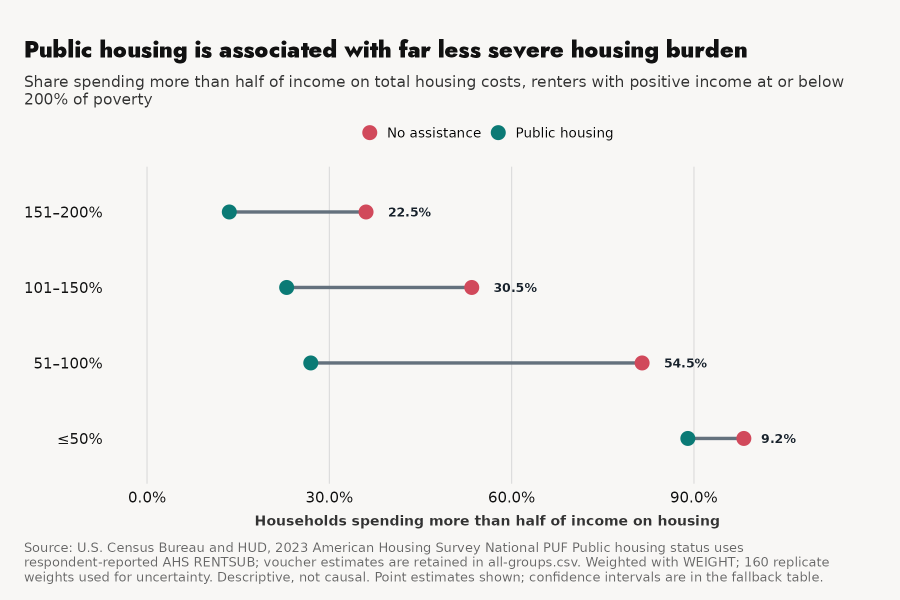
#> input picture analyses/ahs-2023-severe-rent-burden-by-assistance/figure.png, 1800 x 1200 px (shown at 1/2 size)
$ python map_holes.py ../analyses/ahs-2023-severe-rent-burden-by-assistance/figure.png
#> lines starting #> are read from the running program, lines starting #| are printed output that depends on the picture; after the words box and inside, x2 and y2 are one past the last pixel; in counts of white or black regions, pixels touching at a corner belong together
"""Map-only enclosed-white metric for choropleth QA.

Usage: uv run python scripts/map_holes.py path/to/figure.png [more.png ...]

Method:
1. Find large colored components (states are big blobs; text is small).
2. Union bbox = map region (legend excluded by area filter).
3. Flood-fill white from region border; unreachable white = holes INSIDE the map.
4. Report hole px + biggest components with centroids (water check).

Interpretation (calibrated 2026-08-04 against the UT/CO/WY/KS/TX/TN glitch):
- BROKEN geometry (per-feature simplification): ~60,000 enclosed px at
  2200px-wide render, with components in the 1,000-50,000 px range =
  state-sized tears. FAIL.
- CLEAN geometry (mapshaper topology-preserving): ~9,700 px at full render
  / ~600 px at explorer viewport, largest component < 300 px =
  antialiasing seams + legitimate water (Great Salt Lake). PASS.
Rule of thumb: largest single component > 1,000 px at full render means a
structural hole — do not commit the geometry.

Requires: numpy, Pillow, scipy (project venv has all three).
"""

import sys
from collections import deque

import numpy as np
from PIL import Image
from scipy import ndimage


def measure(path: str) -> int:
    img = Image.open(path).convert("RGB")
#> img is the input picture: PIL image 1800x1200 RGB; mean R, G, B 240.5, 239.5, 237.7
    a = np.array(img).astype(int)
    r, g, b = a[:, :, 0], a[:, :, 1], a[:, :, 2]
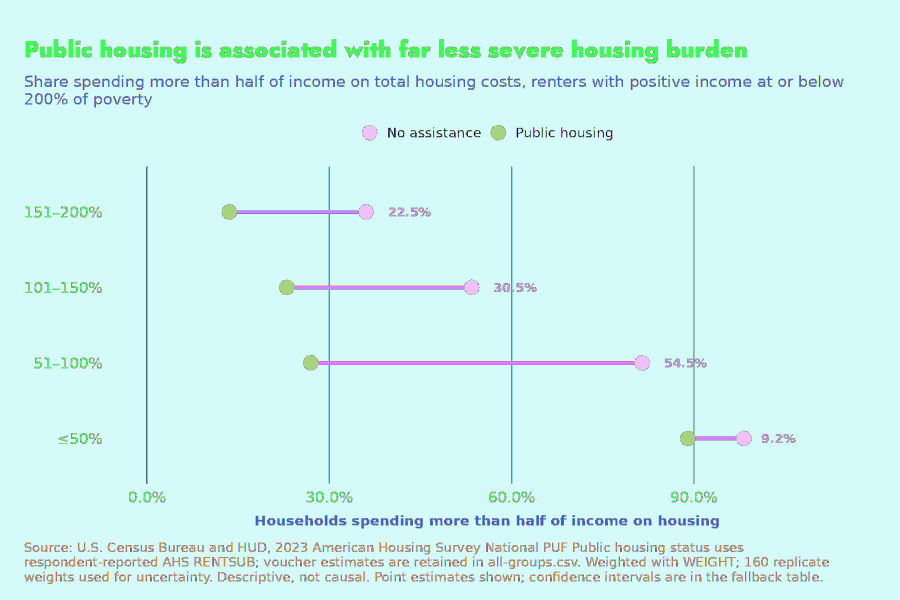
#> r: shape (1200, 1800) int64 (shown at 1/2 size); 245 distinct labels, from 0 to 248; one colour per label, 0 black
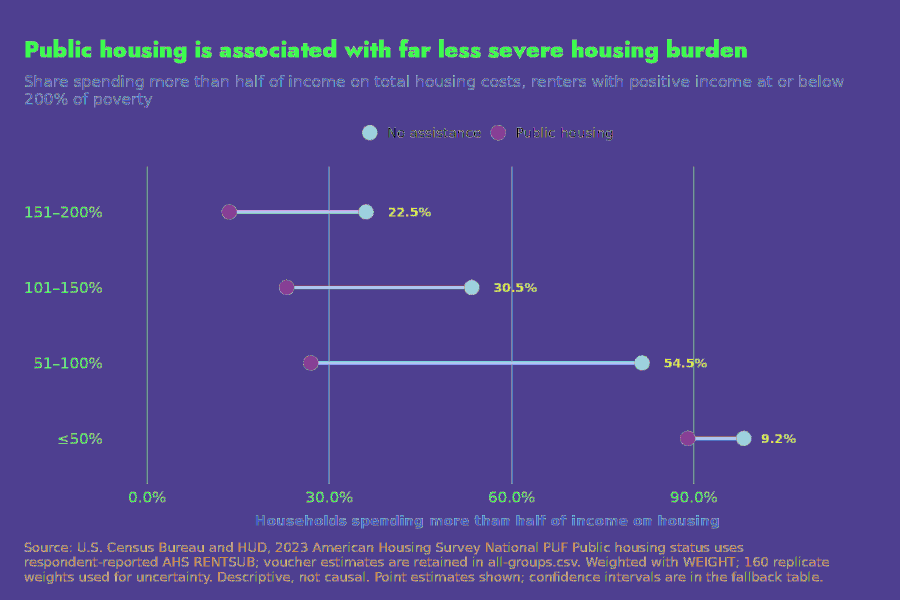
#> g: shape (1200, 1800) int64 (shown at 1/2 size); 241 distinct labels, from 0 to 247; one colour per label, 0 black
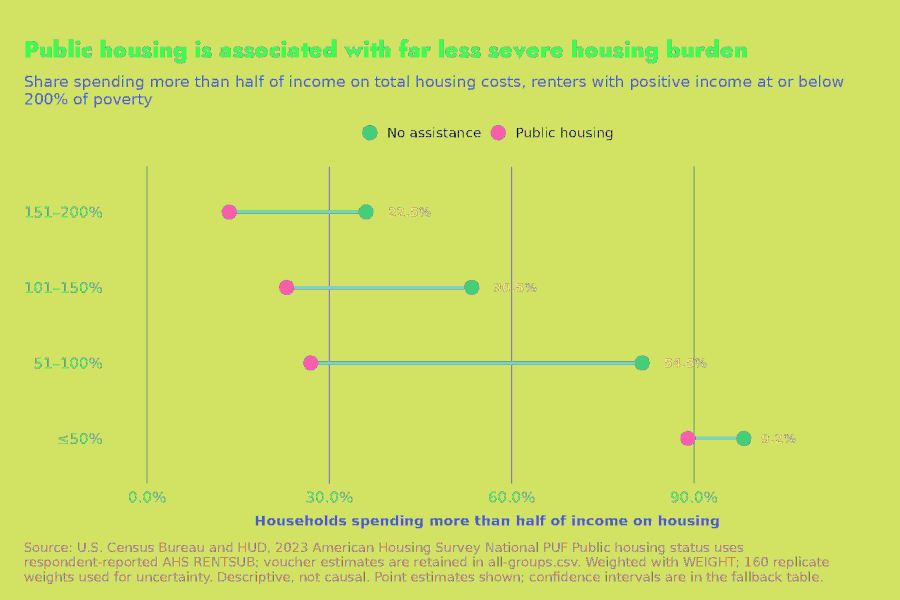
#> b: shape (1200, 1800) int64 (shown at 1/2 size); 240 distinct labels, from 0 to 245; one colour per label, 0 black
    mx = np.maximum(np.maximum(r, g), b)
#> mx: shape (1200, 1800) int64; 236 distinct labels, from 0 to 248
    mn = np.minimum(np.minimum(r, g), b)
#> mn: shape (1200, 1800) int64; 242 distinct labels, from 0 to 245
    colored = ((mx - mn) > 30) & (mx < 245)
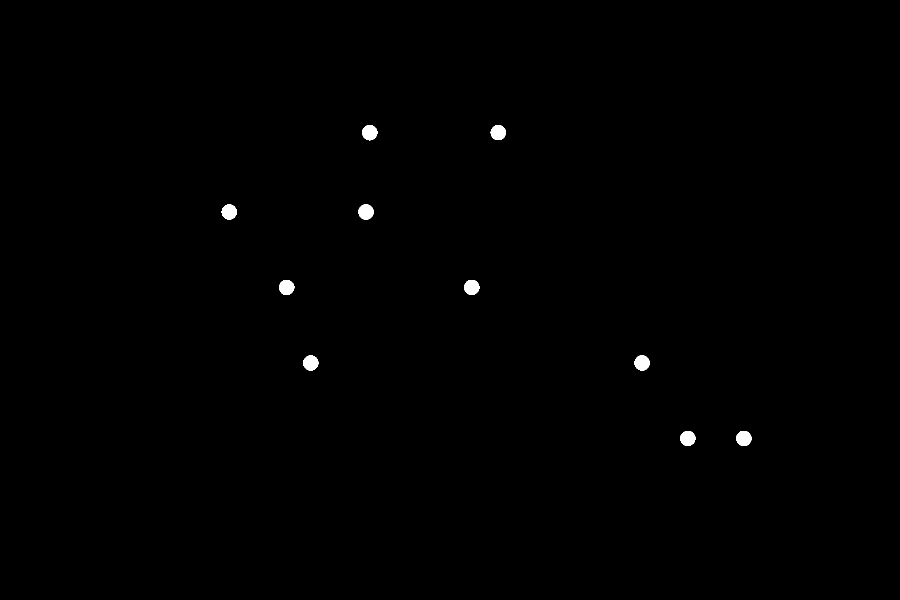
#> colored: shape (1200, 1800) bool (shown at 1/2 size); 0.34% white; 10 white regions, largest, box (x1, y1, x2, y2) and area: (724, 250, 755, 281) 734, (717, 409, 747, 439) 731, (1473, 862, 1503, 892) 728

    lab, n = ndimage.label(colored)
#> lab: shape (1200, 1800) int32; 11 distinct labels, from 0 to 10
#> n = 10
    sizes = ndimage.sum(colored, lab, range(1, n + 1))
#> sizes = [734, 726, 724, 731, 725, 726, 724, 727, 721, 728]
    big_ids = [i + 1 for i, s in enumerate(sizes) if s > 4000]
#> big_ids = []
    states_mask = np.isin(lab, big_ids)
#> states_mask: shape (1200, 1800) bool; every value is 0
    ys, xs = states_mask.nonzero()
#> ys = empty array; xs = empty array
#> (the run stopped early here; a loop or call above may not have finished)
